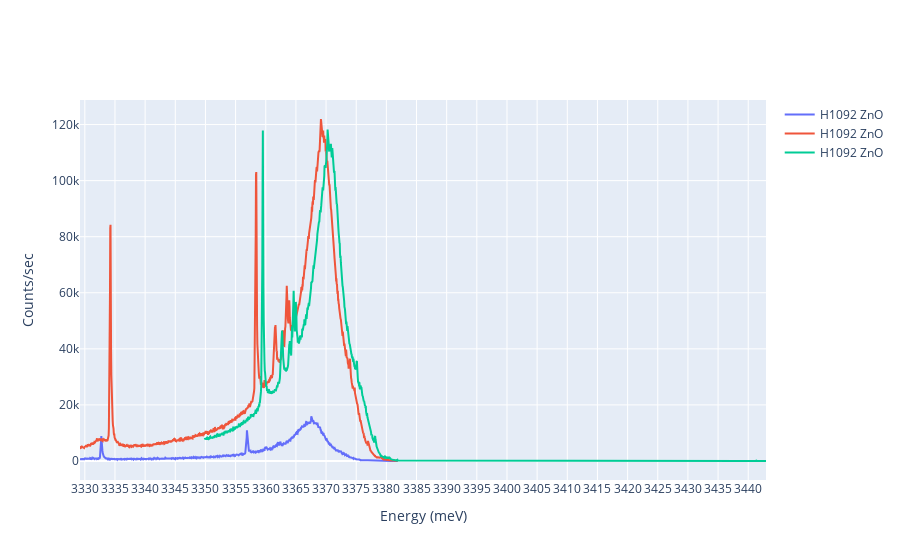

Notebook code cell kept with this figure:
### Code cell
import numpy as np
import matplotlib.pyplot as plt
import pandas as pd
import plotly.express as px
import plotly.graph_objects as go

#E = hc/lambda in eV calculations
h = 6.6261*10**(-34) # m^2kg/s
c = 2.9979*10**8 # m/s
eV = 1.6022*10**(-19) # J
Conversion = h*c/eV

FileNames = [0]*3
for i in range(len(FileNames)):
    string = '202007100%.0f' %(i+3)
    FileNames[i] = [string]
    print(FileNames[i])

fig = go.Figure()

for j in range(len(FileNames)):
    
    
    Wavelength, Count = np.genfromtxt(FileNames[j][0], delimiter="\t", unpack = True, skip_header=4)
    EnergyEV = [0]*len(Wavelength)
    
    Wavelength = Wavelength*10**(-9)*1.000289
    EnergyEV = Conversion/Wavelength*1000
    
    # Add traces
    fig.add_trace(go.Scatter(x=EnergyEV, y=Count,
                    mode='lines',
                    #name='%.0f' %j, 
                            name = 'H1092 ZnO'))

fig['layout']['xaxis'].update(title='Energy (meV)', dtick=5, autorange=True)
fig['layout']['yaxis'].update(title='Counts/sec', autorange=True)
fig.update_layout(showlegend=True)
#fig.write_image("H1090 ZnO scan.png")
fig.show()

### Figure 1 — Plotly figure (JSON) as saved in the notebook; plotly's stock layout.template omitted (floating-point values rounded to 4 significant figures; data arrays with more than 128 entries replaced by an {"elided": "..."} marker saying what was removed)
{"data": [{"mode": "lines", "name": "H1092 ZnO", "type": "scatter", "x": {"elided": "1161 float values"}, "y": {"elided": "1161 int values"}}, {"mode": "lines", "name": "H1092 ZnO", "type": "scatter", "x": {"elided": "1161 float values"}, "y": {"elided": "1161 int values"}}, {"mode": "lines", "name": "H1092 ZnO", "type": "scatter", "x": {"elided": "2001 float values"}, "y": {"elided": "2001 int values"}}], "layout": {"showlegend": true, "xaxis": {"autorange": true, "dtick": 5, "title": {"text": "Energy (meV)"}}, "yaxis": {"autorange": true, "title": {"text": "Counts/sec"}}}}
